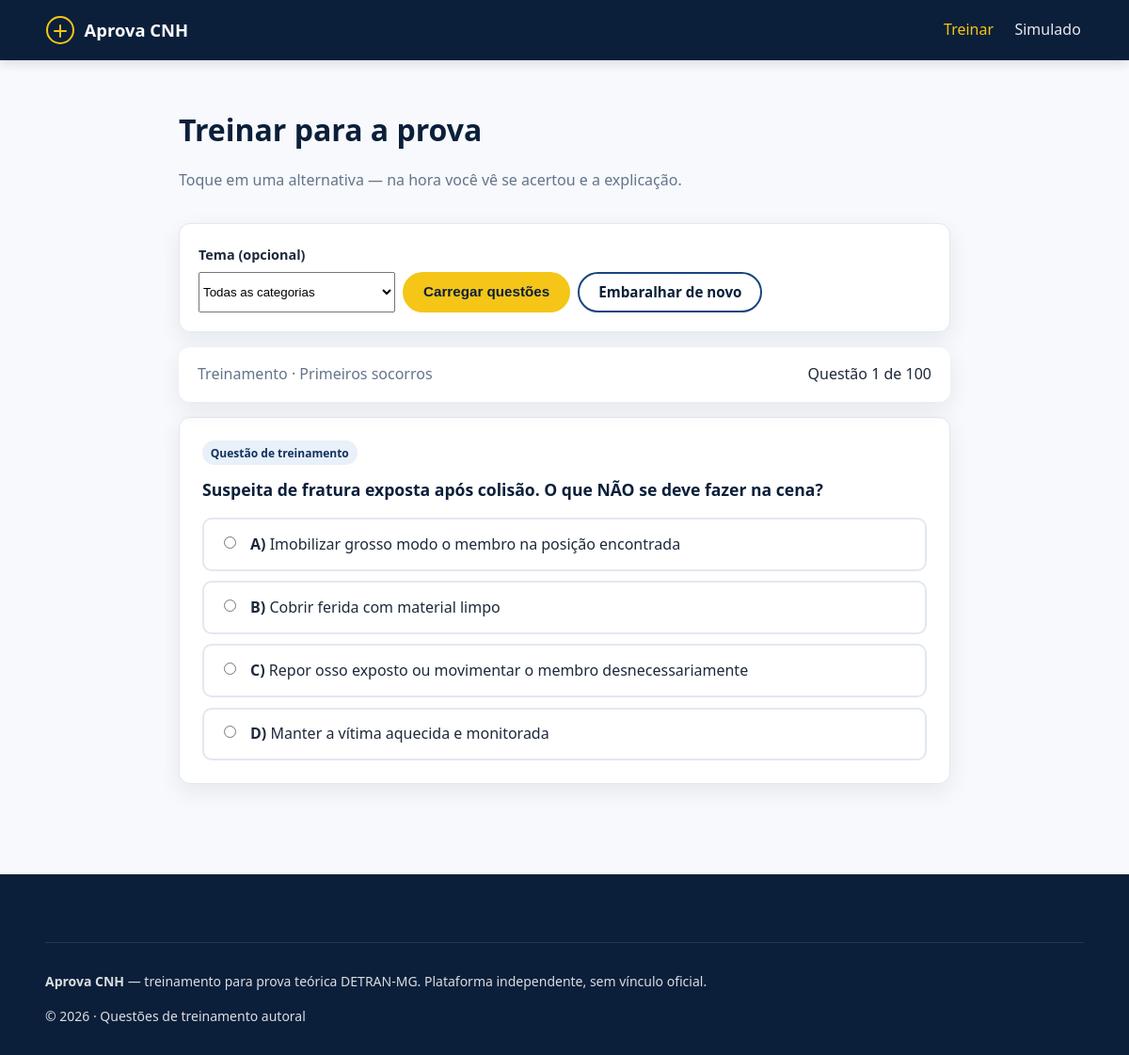
/estudo.php, run on the app's committed database.
### tables this page shows
CREATE TABLE IF NOT EXISTS `questoes` (
  `id` INT UNSIGNED NOT NULL AUTO_INCREMENT,
  `categoria_id` INT UNSIGNED NOT NULL,
  `enunciado` TEXT NOT NULL,
  `imagem` VARCHAR(255) NULL DEFAULT NULL,
  `dificuldade` ENUM('facil','medio','dificil') NOT NULL DEFAULT 'medio',
  `explicacao` TEXT NULL,
  `referencia` VARCHAR(255) NULL DEFAULT NULL,
  `autoral` TINYINT(1) NOT NULL DEFAULT 1,
  `ativo` TINYINT(1) NOT NULL DEFAULT 1,
  `criado_em` DATETIME NOT NULL DEFAULT CURRENT_TIMESTAMP,
  `atualizado_em` DATETIME NOT NULL DEFAULT CURRENT_TIMESTAMP ON UPDATE CURRENT_TIMESTAMP,
  PRIMARY KEY (`id`),
  KEY `idx_questoes_categoria_ativo` (`categoria_id`, `ativo`),
  KEY `idx_questoes_dificuldade` (`dificuldade`),
  FULLTEXT KEY `ft_questoes_enunciado` (`enunciado`),
  CONSTRAINT `fk_questoes_categoria` FOREIGN KEY (`categoria_id`) REFERENCES `categorias` (`id`) ON DELETE RESTRICT ON UPDATE CASCADE
);

CREATE TABLE IF NOT EXISTS `categorias` (
  `id` INT UNSIGNED NOT NULL AUTO_INCREMENT,
  `nome` VARCHAR(120) NOT NULL,
  `slug` VARCHAR(120) NOT NULL,
  `descricao` TEXT NULL,
  `icone` VARCHAR(40) NULL DEFAULT NULL,
  `ordem` SMALLINT UNSIGNED NOT NULL DEFAULT 0,
  `ativo` TINYINT(1) NOT NULL DEFAULT 1,
  PRIMARY KEY (`id`),
  UNIQUE KEY `uk_categorias_slug` (`slug`),
  KEY `idx_categorias_ativo_ordem` (`ativo`, `ordem`)
);

CREATE TABLE IF NOT EXISTS `alternativas` (
  `id` INT UNSIGNED NOT NULL AUTO_INCREMENT,
  `questao_id` INT UNSIGNED NOT NULL,
  `letra` CHAR(1) NOT NULL,
  `texto` TEXT NOT NULL,
  `correta` TINYINT(1) NOT NULL DEFAULT 0,
  PRIMARY KEY (`id`),
  UNIQUE KEY `uk_alternativas_questao_letra` (`questao_id`, `letra`),
  KEY `idx_alternativas_questao` (`questao_id`),
  CONSTRAINT `fk_alternativas_questao` FOREIGN KEY (`questao_id`) REFERENCES `questoes` (`id`) ON DELETE CASCADE ON UPDATE CASCADE
);

### includes/estudo_service.php (called while the page is built, shortened)
<?php
function estudo_fila_atual(): array
{
    return [
        'fila' => $_SESSION['estudo_fila'] ?? [],
        'indice' => (int) ($_SESSION['estudo_indice'] ?? 0),
        'categoria_id' => $_SESSION['estudo_categoria_id'] ?? null,
    ];
}
function estudo_proximo_id(): ?int
{
    $fila = $_SESSION['estudo_fila'] ?? [];
    $i = (int) ($_SESSION['estudo_indice'] ?? 0);
    return $fila[$i] ?? null;
}
function estudo_questao_para_tela(int $questaoId): ?array
{
    $stmt = db()->prepare('SELECT q.id, q.enunciado, q.imagem, q.referencia, c.nome AS categoria
        FROM questoes q INNER JOIN categorias c ON c.id = q.categoria_id
        WHERE q.id = ? AND q.ativo = 1 LIMIT 1');
    $stmt->execute([$questaoId]);
    $q = $stmt->fetch();
    $alt = db()->prepare('SELECT id, letra, texto FROM alternativas WHERE questao_id = ? ORDER BY letra');
    $alt->execute([$questaoId]);
    $q['alternativas'] = $alt->fetchAll();
    return $q;
}

### includes/helpers.php (called while the page is built, shortened)
<?php
function e(?string $value): string
{
    return htmlspecialchars($value ?? '', ENT_QUOTES | ENT_SUBSTITUTE, 'UTF-8');
}
function url(string $path = ''): string
{
    $base = BASE_PATH;
    $path = ltrim($path, '/');
    return ($base === '' ? '' : $base) . '/' . $path;
}

### includes/database.php (called while the page is built, shortened)
<?php
function db_config_paths(): array
{
    return [
        'config'  => APP_ROOT . '/config/database.php',
        'example' => APP_ROOT . '/config/database.example.php',
    ];
}
function db_resolve_config(): array
{
    $paths = db_config_paths();
    $cfg = [
        'host'     => 'localhost',
        'dbname'   => '',
        'username' => '',
        'password' => '',
        'charset'  => 'utf8mb4',
    ];
    if (is_readable($paths['example'])) {
        $ex = require $paths['example'];
        if (is_array($ex)) {
            $cfg = array_merge($cfg, $ex);
        }
    }
    return $cfg;
}
function db(): PDO
{
    static $pdo = null;
    if ($pdo instanceof PDO) {
        return $pdo;
    }
    $cfg = db_resolve_config();
    $dsn = sprintf(
        'mysql:host=%s;dbname=%s;charset=%s',
        $cfg['host'],
        $cfg['dbname'],
        $cfg['charset'] ?? 'utf8mb4'
    );
    $pdo = new PDO($dsn, $cfg['username'], $cfg['password'], [
        PDO::ATTR_ERRMODE            => PDO::ERRMODE_EXCEPTION,
        PDO::ATTR_DEFAULT_FETCH_MODE => PDO::FETCH_ASSOC,
        PDO::ATTR_EMULATE_PREPARES   => false,
    ]);
    return $pdo;
}

### includes/csrf.php (called while the page is built, shortened)
<?php
function csrf_token(): string
{
    return $_SESSION['_csrf'];
}

### estudo.php (the view, shortened to what this page needs)
<?php
require_once __DIR__ . '/includes/estudo_service.php';
$fila = estudo_fila_atual();
$total = count($fila['fila']);
$indice = $fila['indice'];
$questaoId = estudo_proximo_id();
require __DIR__ . '/includes/header.php';
?>
<div class="container simulado-layout">
    <div class="page-header">
        <h1>Treinar para a prova</h1>
        <p class="text-muted">Toque em uma alternativa — na hora você vê se acertou e a explicação.</p>
    </div>
    <form method="get" class="card estudo-filtro" style="margin-bottom:1rem;">
        <label for="categoria">Tema (opcional)</label>
        <div style="display:flex;flex-wrap:wrap;gap:.5rem;margin-top:.35rem;">
            <select name="categoria" id="categoria">
                <option value="">Todas as categorias</option>
            </select>
            <button type="submit" class="btn btn-primary">Carregar questões</button>
            <a class="btn btn-outline-dark" href="<?= e(url('estudo.php?reiniciar=1&categoria=' . (int) ($fila['categoria_id'] ?? 0))) ?>">Embaralhar de novo</a>
        </div>
    </form>
    <?php if (!$questaoId): ?>
        <div class="card">
            <p>Você concluiu todas as questões desta seleção.</p>
            <a class="btn btn-primary" href="<?= e(url('estudo.php?reiniciar=1&categoria=' . (int) ($fila['categoria_id'] ?? 0))) ?>">Recomeçar</a>
            <a class="btn btn-outline-dark" href="<?= e(url('simulados.php')) ?>">Ir para simulado</a>
        </div>
    <?php else:
        $q = estudo_questao_para_tela($questaoId);
        if (!$q):
    ?>
        <div class="alert alert-error">Questão indisponível.</div>
    <?php else: ?>
    <div id="estudo-app"
         data-questao-id="<?= (int) $q['id'] ?>"
         data-csrf="<?= e(csrf_token()) ?>"
         data-feedback-url="<?= e(url('api/estudo_feedback.php')) ?>">
        <div class="simulado-top">
            <span class="text-muted">Treinamento · <?= e($q['categoria']) ?></span>
            <span id="estudo-progress-label">Questão <?= $indice + 1 ?> de <?= $total ?></span>
        </div>
        <article class="questao-card">
            <span class="badge badge-success" style="background:#e8f0fa;color:#12325c;">Questão de treinamento</span>
            <h2 style="margin-top:.75rem;"><?= nl2br(e($q['enunciado'])) ?></h2>
            <ul class="alt-list" id="estudo-alternativas">
                <?php foreach ($q['alternativas'] as $alt): ?>
                <li>
                    <label data-alt-id="<?= (int) $alt['id'] ?>">
                        <input type="radio" name="estudo_alt" value="<?= (int) $alt['id'] ?>">
                        <span class="alt-text"><strong><?= e($alt['letra']) ?>)</strong> <?= e($alt['texto']) ?></span>
                    </label>
                </li>
                <?php endforeach; ?>
            </ul>
        </article>
    </div>
    <?php endif; endif; ?>
</div>
<?php require __DIR__ . '/includes/footer.php'; ?>

### assets/css/style.css (style rules this page uses)
:root { --blue-900: #0b1f3a; --blue-800: #12325c; --blue-700: #1a4480; --blue-100: #e8f0fa; --yellow-500: #f5c518; --yellow-600: #dba106; --white: #ffffff; --gray-50: #f7f9fc; --gray-200: #e2e8f0; --gray-500: #64748b; --gray-800: #1e293b; --success: #059669; --danger: #dc2626; --radius: 12px; --shadow: 0 8px 24px rgba(11, 31, 58, 0.08); --font: system-ui, -apple-system, "Segoe UI", Roboto, sans-serif; }
*, *::before, *::after { box-sizing: border-box; }
html { scroll-behavior: smooth; }
body { margin: 0; font-family: var(--font); color: var(--gray-800); background: var(--gray-50); line-height: 1.6; }
a { color: var(--blue-700); text-decoration: none; }
.container { width: min(1120px, 92vw); margin-inline: auto; }
.btn { display: inline-flex; align-items: center; justify-content: center; gap: .4rem; border-radius: 999px; border: 2px solid transparent; font-weight: 600; padding: .65rem 1.25rem; cursor: pointer; text-decoration: none; transition: transform .15s, background .15s, box-shadow .15s; font-size: .95rem; line-height: 1.2; }
.btn-primary { background: var(--yellow-500); color: var(--blue-900); border-color: var(--yellow-500); }
.btn-outline-dark { background: transparent; color: var(--blue-900); border-color: var(--blue-700); }
.card { background: var(--white); border-radius: var(--radius); box-shadow: var(--shadow); padding: 1.25rem; border: 1px solid var(--gray-200); transition: transform .2s, box-shadow .2s; }
.text-muted { color: var(--gray-500); }
.page-header { padding: 2rem 0 1rem; }
.page-header h1 { margin: 0; color: var(--blue-900); }
.simulado-layout { max-width: 820px; margin: 0 auto; padding: 1rem 0 3rem; }
.simulado-top { display: flex; flex-wrap: wrap; gap: 1rem; justify-content: space-between; align-items: center; background: var(--white); padding: 1rem 1.25rem; border-radius: var(--radius); box-shadow: var(--shadow); margin-bottom: 1rem; position: sticky; top: 4.5rem; z-index: 50; }
.questao-card { background: var(--white); border-radius: var(--radius); padding: 1.5rem; box-shadow: var(--shadow); border: 1px solid var(--gray-200); }
.questao-card h2 { font-size: 1.1rem; margin: 0 0 1rem; color: var(--blue-900); }
.alt-list { list-style: none; padding: 0; margin: 0; display: grid; gap: .65rem; }
.alt-list label { display: flex; gap: .75rem; align-items: flex-start; padding: .85rem 1rem; border: 2px solid var(--gray-200); border-radius: 10px; cursor: pointer; transition: border-color .15s, background .15s; }
.alt-list input { margin-top: .25rem; accent-color: var(--blue-700); }
.badge { display: inline-block; padding: .2rem .55rem; border-radius: 999px; font-size: .75rem; font-weight: 600; }
.badge-success { background: #d1fae5; color: #065f46; }
.estudo-filtro label { font-weight: 600; font-size: .9rem; }

### data on the page
questoes: categoria.nome "Primeiros socorros", enunciado "Suspeita de fratura exposta após colisão. O que NÃO se deve fazer na cena?"
alternativas: letra "A", texto "Imobilizar grosso modo o membro na posição encontrada"
alternativas: letra "B", texto "Cobrir ferida com material limpo"
alternativas: letra "C", texto "Repor osso exposto ou movimentar o membro desnecessariamente"
alternativas: letra "D", texto "Manter a vítima aquecida e monitorada"

### other printed values
site_nome() "Aprova CNH"
$indice + 1 "1"
$total "100"
